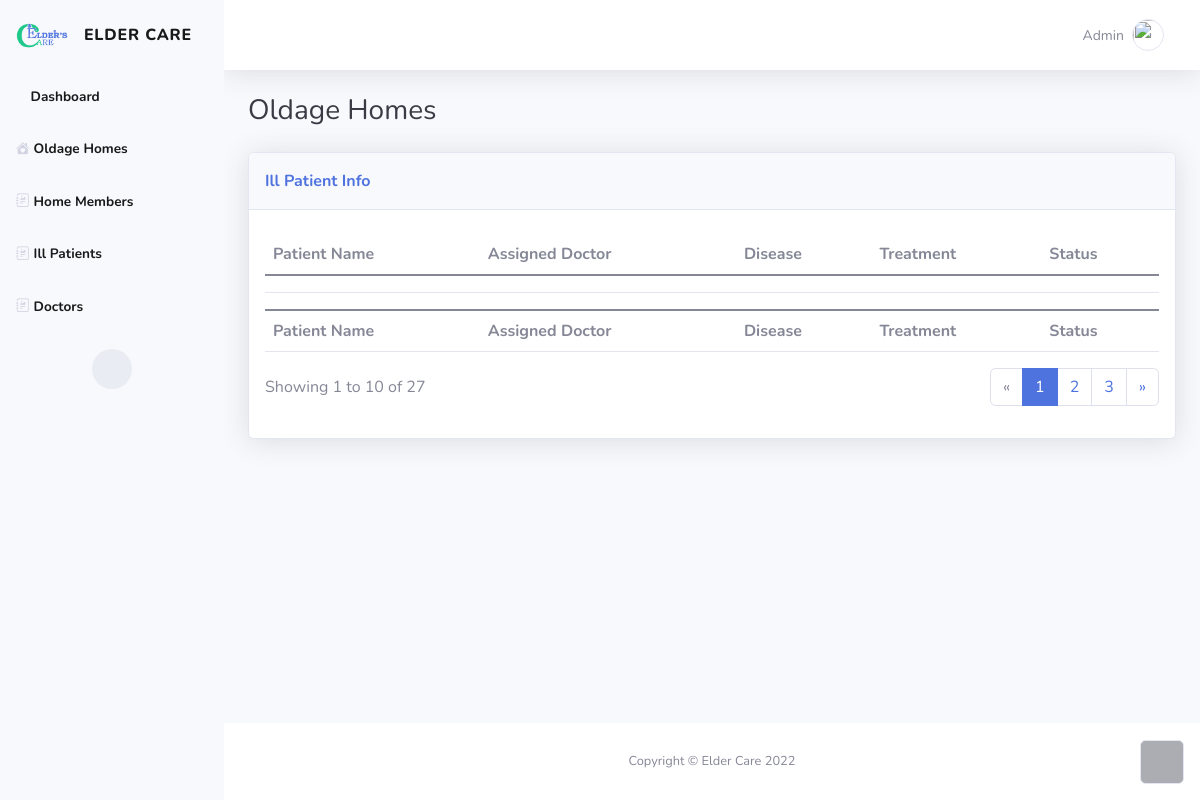
Page /dashboard/oldagehomes/patient/1 on the committed database.
### landing/models.py (models this page shows, shortened)
class Site(models.Model):
    name = models.CharField(max_length=50)
    logo = models.ImageField(upload_to="logo")
    icon = models.ImageField(upload_to="logo")
    phone = models.CharField(max_length=15)
    email = models.CharField(max_length=50)
    address = models.TextField()

class Patient(models.Model):
    oldagehome = models.ForeignKey(OldageHome, on_delete=models.CASCADE)
    name = models.CharField(max_length=50)
    address = models.TextField(blank=True)
    photo = models.ImageField(upload_to="patient")
    guardian_phone_number = models.CharField(max_length=15, blank=True)
    guardian_nid = models.CharField(max_length=18, blank=True)

### dashboard/views.py (the view)
# urls.py: path('dashboard/oldagehomes/patient/<pk>', oldage_home_patient, name='oldage_home_patient'),
def oldage_home_patient(request, pk):
    site = Site.objects.get()
    oldagehomes = OldageHome.objects.get(pk=pk)
    illnesss = oldagehomes.patient_set.all()
    context = {
        "site": site,
        "oldagehome": oldagehomes,
        "illnesss": illnesss,
    }
    return render(request, 'dashboard/ilness_list.html', context)

### templates/dashboard/ilness_list.html (shortened to what this page needs)
{% extends "dashboard/base.html" %}
{% block content %}
<div class="container-fluid">
    <h3 class="text-dark mb-4">Oldage Homes</h3>
    <div class="card shadow">
        <div class="card-header py-3">
            <p class="text-primary m-0 fw-bold">Ill Patient Info</p>
        </div>
        <div class="card-body">
            <div class="table-responsive table mt-2" id="dataTable" role="grid" aria-describedby="dataTable_info">
                <table class="table my-0" id="dataTable">
                    <thead>
                    <tr>
                        <th>Patient Name</th>
                        <th>Assigned Doctor</th>
                        <th>Disease</th>
                        <th>Treatment</th>
                        <th>Status</th>
                    </tr>
                    </thead>
                    <tbody>
                    {% for ill in illnesss %}
                    <tr>
                        <td>{{ ill.patient.name }}</td>
                        <td>{{ ill.assigned_doctor.user.get_full_name }}</td>
                        <td>{{ ill.disease_name }}</td>
                        <td>{{ ill.treatment_status }}</td>
                        <td>{{ ill.disease_status }}</td>
                    </tr>
                    {% endfor %}
                    </tbody>
                    <tfoot>
                    <tr>
                        <td><strong>Patient Name</strong></td>
                        <td><strong>Assigned Doctor</strong></td>
                        <td><strong>Disease</strong></td>
                        <td><strong>Treatment</strong></td>
                        <td><strong>Status</strong></td>
                    </tr>
                    </tfoot>
                </table>
            </div>
            <div class="row">
                <div class="col-md-6 align-self-center">
                    <p id="dataTable_info" class="dataTables_info" role="status" aria-live="polite">Showing 1 to 10 of
                        27</p>
                </div>
                <div class="col-md-6">
                    <nav class="d-lg-flex justify-content-lg-end dataTables_paginate paging_simple_numbers">
                        <ul class="pagination">
                            <li class="page-item disabled"><a class="page-link" aria-label="Previous" href="#"><span
                                    aria-hidden="true">«</span></a></li>
                            <li class="page-item active"><a class="page-link" href="#">1</a></li>
                            <li class="page-item"><a class="page-link" href="#">2</a></li>
                            <li class="page-item"><a class="page-link" href="#">3</a></li>
                            <li class="page-item"><a class="page-link" aria-label="Next" href="#"><span
                                    aria-hidden="true">»</span></a></li>
                        </ul>
                    </nav>
                </div>
            </div>
        </div>
    </div>
</div>
{% endblock %}

### templates/dashboard/base.html (shortened to what this page needs)
{% load static %}
<!DOCTYPE html>
<html>
<head>
    <link rel="stylesheet" href="{% static 'dashboard/assets/bootstrap/css/bootstrap.min.css' %}">
    <link rel="stylesheet" href="{% static 'dashboard/assets/fonts/fontawesome-all.min.css' %}">
    <link rel="stylesheet" href="https://cdn.jsdelivr.net/npm/bootstrap-icons@1.9.1/font/bootstrap-icons.css">
</head>
<body id="page-top">
<div id="wrapper">
    <nav class="navbar navbar-light textmuted text-muted align-items-start sidebar sidebar-light accordion bg-light p-0">
        <div class="container-fluid d-flex flex-column p-0"><a
                class="navbar-brand link-danger d-flex justify-content-center align-items-center sidebar-brand m-0"
                href="{% url 'landing_home' %}">
            <div class="sidebar-brand-icon"><img src="{{ site.logo.url }}" class="img-fluid"></div>
            <div class="sidebar-brand-text mx-3"><span>{{ site.name }}</span></div>
        </a>
            <ul class="navbar-nav text-dark" id="accordionSidebar">
                <li class="nav-item"><a class="nav-link active" href="{% url 'dashboard_home' %}"><i
                        class="fas fa-tachometer-alt"></i><span>Dashboard</span></a></li>
                <li class="nav-item"><a class="nav-link active" href="{% url 'oldage_home' %}"><i
                        class="bi bi-house-heart-fill"></i><span>Oldage Homes</span></a></li>
                <li class="nav-item"><a class="nav-link active" href="{% url 'Patient_list' %}"><i
                        class="bi bi-journal-richtext"></i><span>Home Members</span></a></li>
                <li class="nav-item"><a class="nav-link active" href="{% url 'illness_list' %}"><i
                        class="bi bi-journal-richtext"></i><span>Ill Patients</span></a></li>
                <li class="nav-item"><a class="nav-link active" href="{% url 'doctors_list' %}"><i
                        class="bi bi-journal-richtext"></i><span>Doctors</span></a></li>
            </ul>
            <div class="text-center d-none d-md-inline">
                <button class="btn rounded-circle border-0" id="sidebarToggle" type="button"></button>
            </div>
        </div>
    </nav>
    <div class="d-flex flex-column" id="content-wrapper">
        <div id="content">
            <nav class="navbar navbar-light navbar-expand bg-white shadow mb-4 topbar static-top">
                <div class="container-fluid">
                    <ul class="navbar-nav flex-nowrap ms-auto">
                        <li class="nav-item dropdown no-arrow">
                            <div class="nav-item dropdown no-arrow"><a class="dropdown-toggle nav-link"
                                                                       aria-expanded="false"
                                                                       data-bs-toggle="dropdown" href="#"><span
                                    class="d-none d-lg-inline me-2 text-gray-600 small">Admin</span><img
                                    class="border rounded-circle img-profile" src="assets/img/avatars/avatar1.jpeg"></a>
                            </div>
                        </li>
                    </ul>
                </div>
            </nav>
            {% block content %} {% endblock %}
        </div>
        <footer class="bg-white sticky-footer">
            <div class="container my-auto">
                <div class="text-center my-auto copyright"><span>Copyright © {{ site.name }} 2022</span></div>
            </div>
        </footer>
    </div>
    <a class="border rounded d-inline scroll-to-top" href="#page-top"><i class="fas fa-angle-up"></i></a>
</div>
</body>
</html>

### rows in the picture
Site: logo (picture), name "ELDER CARE", name "Elder Care"
